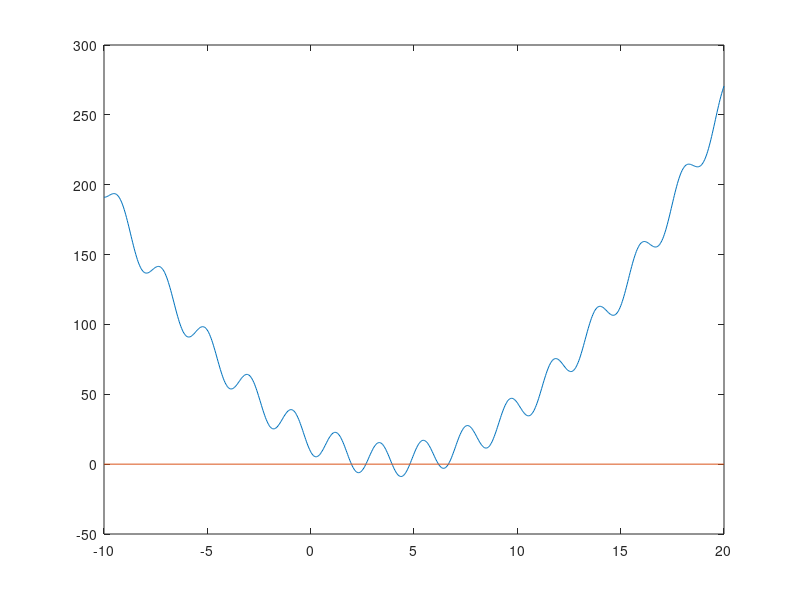

Write MATLAB code to recreate this figure. (Note: this script raises an error after producing the figure.)
% KÖR SECTIONENS I KONSEKVENT ORDNING
%% a)
clearvars,clc,close all;
% definiera funktion
f = @(x) x.^2 - 8*x - 12*sin(3*x + 1) + 19;
dfdx = @(x) 2*x - 8 - 36*cos(3*x + 1);
d2fdx2 = @(x) 2 + 36*3*sin(3*x+1);

amount_points = 800;

a = -10; b = 20; % definiera interval
xs = linspace(a,b,amount_points);
ys = f(xs); % beräkna funktionsvärden

plot(xs,ys); hold on; plot([a,b],[0,0]); % plotta grafen och y=0

% hitta interval för lösningar
ys1 = ys(1:end-1);
ys2 = ys(2:end);
signs = ys1.*ys2;
rootindicies = find(signs < 0);
as = xs(1,rootindicies);
bs = xs(rootindicies+1);
midpoints = (as + bs)/2;
maxerrors = abs(as-bs)/2;

% ger approximativa rötter vid x=1.9587 2.6721 3.9487 4.8123 6.2015 6.6521
% med max absolut fel 0.0188

%% b)

clc;

g = @(x) (1/19)*(x.^2 + 11*x - 12*sin(3*x+1))+1;
% notera att g = f/19 + x
% alltså ger g(r) = r att f(r) = 0

% undersök vilka approximativa rötter som kan hittas med fpi genom att se vilka som har
% derivator vilka till beloppet är mindre än 1

dgdx = @(x) (1/19)*(2*x + 11 - 36*cos(3*x+1));
%approx_roots = [2,2.66,4,4.77,6.2,6.65];
approx_roots = midpoints
derivatives = dgdx(approx_roots)

% ger att 2, 4, 6.2 kan hittas med fpi
% (detta var inte empiriskt ): )


roots = zeros(1,length(approx_roots)); % pre-allocate array med rötter

% beräkna hur många iterationer som behövs för att (ungefär) få ett 
% fel < 10^-10 (ta med de som inte konvergerar för empiriska syften)
ns = ceil(abs((ones(1,length(maxerrors)) * log10(10^-10) - log10(maxerrors))./log10(abs(derivatives))));
ns = ns + 20 % lägg till godtycklig mängd iterationer för att vara på säkra sidan
   

for i = 1:length(approx_roots)
    roots(1,i) = fpi_method(g,approx_roots(1,i),ns(1,i));
end

r1s = roots;
roots

%% c)

clc;

approx_roots = midpoints

% approximera antalet iterationer som krävs för begärt fel
initial_errors = maxerrors;
desired_errors = ones(1,length(approx_roots)) * 10^-15; % -15 pga nästa deluppgift
err_mult = abs(d2fdx2(approx_roots)/ (2 * dfdx(approx_roots))); %% anta att derivatorna genom processen liknar de initiella värdena
ns = ceil(log2(log10(desired_errors) ./ (log10(err_mult) + 2*log10(initial_errors))) + 2);
ns = ns+1 % extra iteration för kompensera för approximeringen av antal iterationer krävda

required_iterations = max(ns); % värden liknar varandra, välj max för simplifiera resten

roots = newtons_method(f,midpoints,required_iterations,dfdx)


%% d) i

clc; close all;


x0 = approx_roots(1,1)
xi_newt = x0;
xi_fpi = x0;
r = roots(1,1)
n = 100;

errs = zeros(2,n);

for i = 1:n

    % record errors
    errs(1,i) = abs(xi_newt - r);
    errs(2,i) = abs(xi_fpi - r);

    xi_newt = xi_newt - (f(xi_newt)/dfdx(xi_newt));
    xi_fpi = g(xi_fpi);

end

xi_fpi
xi_newt

% prova att plotta formler för konvergensen
nits = 1:n;
newt_error = @(n,d,ie) d.^(2.^(n-2)) .* ie.^(2.^(n-1));
d = abs(d2fdx2(approx_roots)/ (2 * dfdx(approx_roots)));
ie = abs(x0 - r);
ne_mat = @(n) newt_error(n,d,ie);

n_err_vals = ne_mat(nits);


semilogy(1:n,errs(1,1:end),'g'); 
hold on; 
semilogy(1:n,errs(2,1:end),'r');
hold on; 
semilogy(nits,n_err_vals,'b');